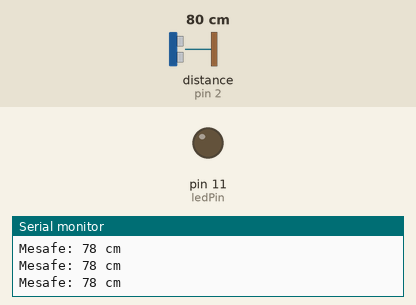
A sketch run on a simulated Arduino Uno, built with avr-gcc and run on an emulated ATmega328P. Shown: output pins drawn as LEDs (lit = HIGH), the last lines printed to the serial monitor. Wiring (inferred from the names in the program): ultrasonic range finder: trigger pin 7; echo pin 2. Inputs (shaded band) come from the test bench; at power-on: distance to the obstacle (sensor on pin 2) 80 cm. The echo pulse lasts 58.3 µs per cm; pins used as bus, display or sensor lines are not drawn.

Above: at 1.2 s.
1.3 s: distance to the obstacle (sensor on pin 2) set to 55 cm
2.8 s: distance to the obstacle (sensor on pin 2) set to 45 cm
At 3.4 s:
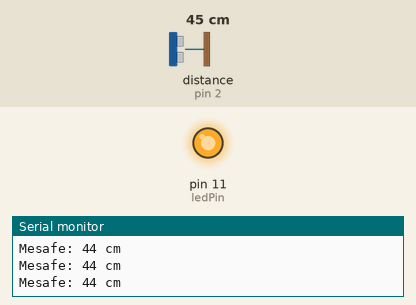
4.4 s: distance to the obstacle (sensor on pin 2) set to 60 cm
At 4.8 s:
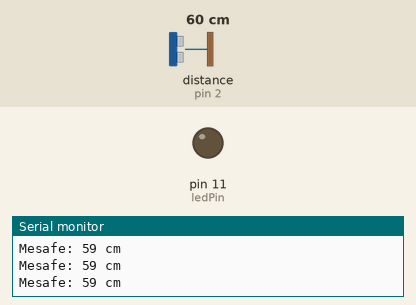
6.0 s: distance to the obstacle (sensor on pin 2) set to 2 cm
At 7.4 s:
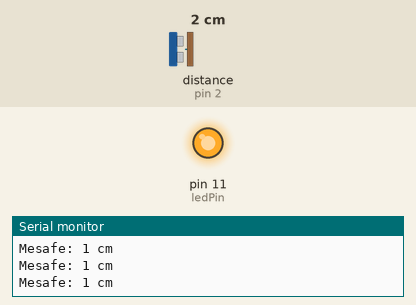
Timing chart, 0 to 8.6 s (numbered marks = the images above; inputs shaded):
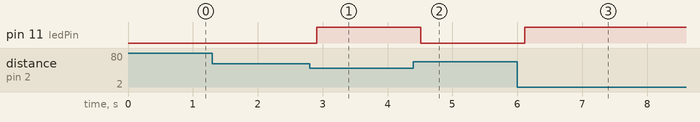

The sketch:

sketch_dec18a.ino
```cpp
// --- PIN TANIMLAMALARI ---
const int trigPin = 7;
const int echoPin = 2;      // KESME PİNİ
const int ledPin = 11;      // Buzzer yerine artık LED var

// --- KESME DEĞİŞKENLERİ ---
volatile long baslangicZamani = 0;
volatile long bitisZamani = 0;
volatile bool olcumHazir = false;

void setup() {
  pinMode(trigPin, OUTPUT);
  pinMode(echoPin, INPUT);
  pinMode(ledPin, OUTPUT); // LED pini çıkış olarak ayarlandı

  Serial.begin(9600);

  // KESME AYARI:
  attachInterrupt(digitalPinToInterrupt(echoPin), echoKesmesi, CHANGE);
}

void loop() {
  // 1. ADIM: Sensörü Tetikle
  digitalWrite(trigPin, LOW);
  delayMicroseconds(2);
  digitalWrite(trigPin, HIGH);
  delayMicroseconds(10);
  digitalWrite(trigPin, LOW);

  // 2. ADIM: Ölçüm Sonucunu Kontrol Et
  if (olcumHazir == true) {
    long sure = bitisZamani - baslangicZamani;
    int mesafe = sure * 0.034 / 2;

    Serial.print("Mesafe: ");
    Serial.print(mesafe);
    Serial.println(" cm");

    // --- DEĞİŞEN KISIM BURASI ---
    // 50 cm altındaysa LED'i YAK, değilse SÖNDÜR
    if (mesafe > 0 && mesafe < 50) {
      digitalWrite(ledPin, HIGH); // LED YANAR (Alarm)
    } else {
      digitalWrite(ledPin, LOW);  // LED SÖNER (Güvenli)
    }

    olcumHazir = false;
  }

  delay(100);
}

// --- INTERRUPT SERVICE ROUTINE (ISR) ---
void echoKesmesi() {
  if (digitalRead(echoPin) == HIGH) {
    baslangicZamani = micros();
  }
  else {
    bitisZamani = micros();
    olcumHazir = true;
  }
}
```

Measured:
- the behaviour switches between 51 and 50 cm on distance to the obstacle (sensor on pin 2) (found by bisection; images 0 and 1)
- after the input at 2.8 s, pin 11 (ledPin): LOW → HIGH after 0.11 s
- after the input at 4.4 s, pin 11 (ledPin): HIGH → LOW after 0.11 s
- after the input at 6.0 s, pin 11 (ledPin): LOW → HIGH after 0.12 s
